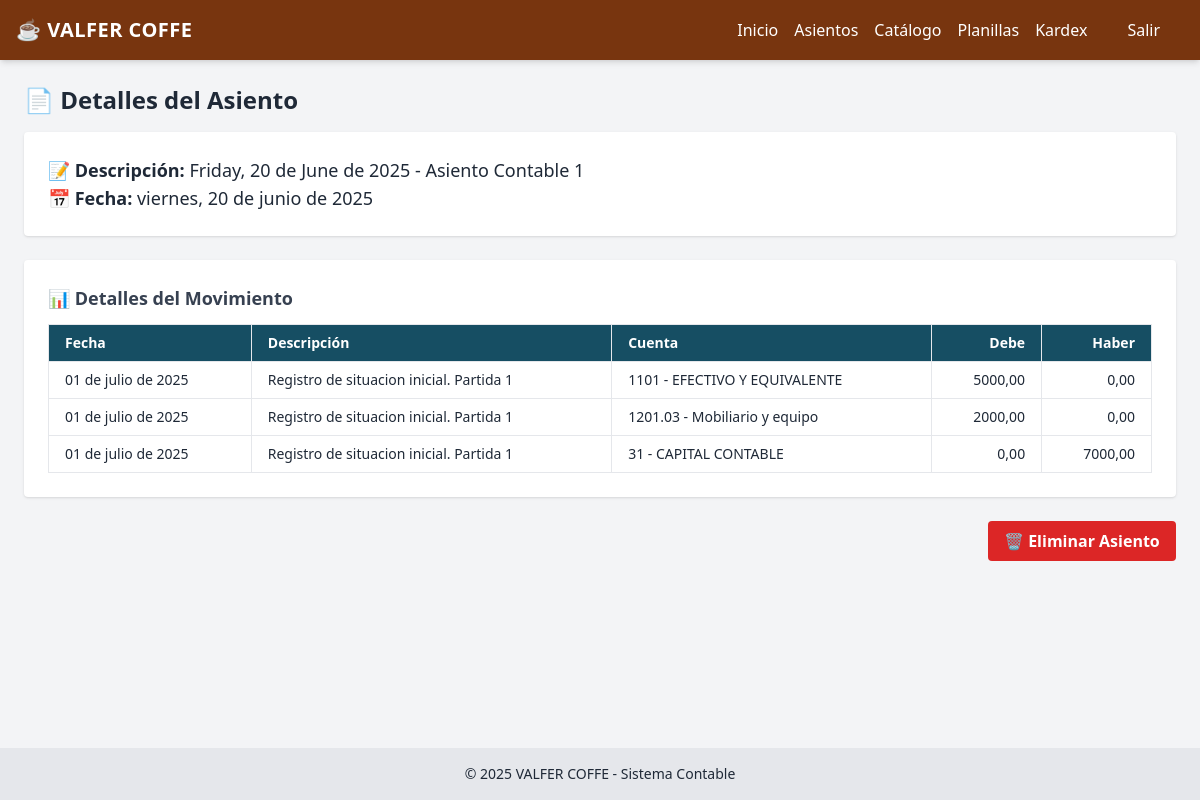
The page /asientos/2/ on the database as committed earlier.
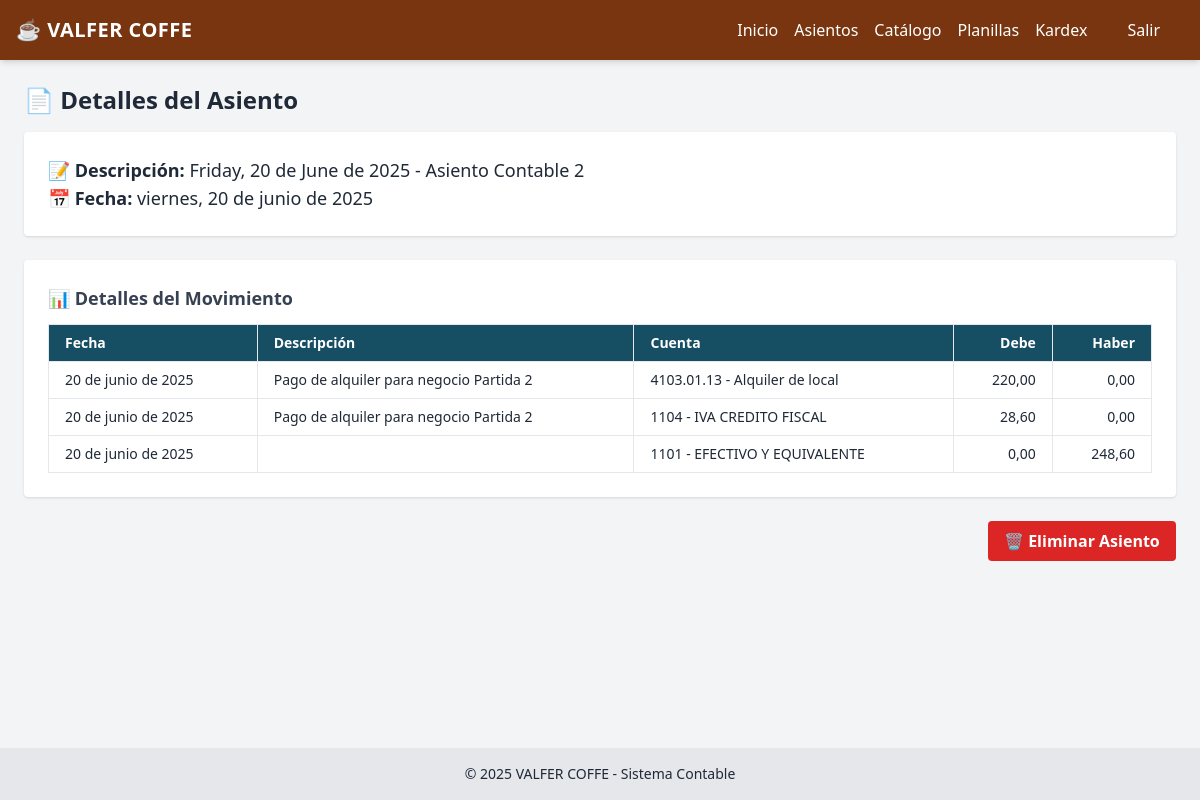
The same page on the database as committed later.
### contabilidad/models.py (models this page shows, shortened)
class AsientoContable(models.Model):
    fecha = models.DateField()
    descripcion = models.TextField()
    creado_en = models.DateTimeField(auto_now_add=True)

class DetalleAsiento(models.Model):
    asiento = models.ForeignKey(AsientoContable, on_delete=models.CASCADE)
    fecha = models.DateField(null=True, blank=True)
    descripcion = models.CharField(max_length=255, blank=True)
    cuenta = models.ForeignKey(CuentaContable, on_delete=models.CASCADE)
    debe = models.DecimalField(max_digits=12, decimal_places=2, default=0)
    haber = models.DecimalField(max_digits=12, decimal_places=2, default=0)

class CuentaContable(models.Model):
    codigo = models.CharField(max_length=20, unique=True)
    nombre = models.CharField(max_length=255)
    tipo = models.CharField(max_length=50, choices=TIPOS_CUENTA)
    nivel = models.IntegerField()
    padre = models.ForeignKey('self', null=True, blank=True, on_delete=models.CASCADE)
    def __str__(self):
        return f"{self.codigo} - {self.nombre}"

### contabilidad/views.py (the view)
# urls.py: path('asientos/<int:asiento_id>/', views.ver_asiento, name='ver_asiento'),
def ver_asiento(request, asiento_id):
    asiento = get_object_or_404(AsientoContable, pk=asiento_id)
    detalles = asiento.detalleasiento_set.all()
    return render(request, 'contabilidad/ver_asiento.html', {'asiento': asiento, 'detalles': detalles})

### contabilidad/templates/contabilidad/ver_asiento.html (shortened to what this page needs)
{% extends 'contabilidad/base.html' %}
{% block content %}
  <h2 class="text-2xl font-semibold mb-4">📄 Detalles del Asiento</h2>
  <div class="bg-white shadow rounded p-6 mb-6">
    <p class="text-lg text-gray-800"><strong>📝 Descripción:</strong> {{ asiento.descripcion }}</p>
    <p class="text-lg text-gray-800"><strong>📅 Fecha:</strong> {{ asiento.fecha|date:"l, j \d\e F \d\e Y" }}</p>
  </div>
  <div class="bg-white shadow rounded p-6 mb-6">
    <h3 class="text-lg font-semibold mb-3 text-gray-700">📊 Detalles del Movimiento</h3>
    <div class="overflow-x-auto">
      <table class="min-w-full text-sm text-left border">
        <thead class="bg-cyan-900 text-white">
          <tr>
            <th class="border px-4 py-2">Fecha</th>
            <th class="border px-4 py-2">Descripción</th>
            <th class="border px-4 py-2">Cuenta</th>
            <th class="border px-4 py-2 text-right">Debe</th>
            <th class="border px-4 py-2 text-right">Haber</th>
          </tr>
        </thead>
        <tbody>
          {% for detalle in detalles %}
            <tr class="border-t hover:bg-gray-50">
              <td class="border px-4 py-2">{{ detalle.fecha|date:"d \d\e F \d\e Y" }}</td>
              <td class="border px-4 py-2">{{ detalle.descripcion }}</td>
              <td class="border px-4 py-2">{{ detalle.cuenta }}</td>
              <td class="border px-4 py-2 text-right">{{ detalle.debe|floatformat:2 }}</td>
              <td class="border px-4 py-2 text-right">{{ detalle.haber|floatformat:2 }}</td>
            </tr>
          {% endfor %}
        </tbody>
      </table>
    </div>
  </div>
  <div class="text-right">
    <button id="btnEliminar" class="bg-red-600 hover:bg-red-700 text-white font-bold py-2 px-4 rounded transition duration-300 ease-in-out animate__animated animate__pulse">🗑️ Eliminar Asiento</button>
  </div>
  <link rel="stylesheet" href="https://cdnjs.cloudflare.com/ajax/libs/animate.css/4.1.1/animate.min.css"/>
{% endblock %}

### contabilidad/templates/contabilidad/base.html (shortened to what this page needs)
<!DOCTYPE html>
<html lang="es">
<head>
    <script src="https://cdn.tailwindcss.com"></script>
</head>
<body class="bg-gray-100 text-gray-800 font-sans min-h-screen flex flex-col">
    <nav class="bg-amber-900 text-white shadow-md">
        <div class="max-w-7xl mx-auto px-4 py-4 flex justify-between items-center">
            <h1 class="text-xl font-bold tracking-wide">☕ VALFER COFFE</h1>
            <ul class="flex flex-wrap gap-4">
                <li><a href="/" class="hover:underline">Inicio</a></li>
                <li><a href="/asientos/" class="hover:underline">Asientos</a></li>
                <li><a href="/catalogo/" class="hover:underline">Catálogo</a></li>
                <li><a href="/planillas/" class="hover:underline">Planillas</a></li>
                <li><a href="/kardex/" class="hover:underline">Kardex</a></li>
                <li><a href="{#}" class="hover:underline p-6">Salir</a></li>
            </ul>
        </div>
    </nav>
    <main class="p-6 max-w-screen-xl mx-auto flex-grow w-full">
        {% block content %}{% endblock %}
    </main>
    <footer class="bg-gray-200 text-center text-sm py-4 mt-10">
        © 2025 VALFER COFFE - Sistema Contable
    </footer>
</body>
</html>

Rows that differ between the two databases and show on the page:
changed AsientoContable: descripcion "Friday, 20 de June de 2025 - Asiento Contable 1" → "Friday, 20 de June de 2025 - Asiento Contable 2"
changed DetalleAsiento: fecha "01 de julio de 2025" → "20 de junio de 2025"; descripcion "Registro de situacion inicial. Partida 1" → "Pago de alquiler para negocio Partida 2"; cuenta "1101 - EFECTIVO Y EQUIVALENTE" → "4103.01.13 - Alquiler de local"; debe "5000,00" → "220,00"
changed DetalleAsiento: fecha "01 de julio de 2025" → "20 de junio de 2025"; descripcion "Registro de situacion inicial. Partida 1" → "Pago de alquiler para negocio Partida 2"; cuenta "1201.03 - Mobiliario y equipo" → "1104 - IVA CREDITO FISCAL"; debe "2000,00" → "28,60"
changed DetalleAsiento: fecha "01 de julio de 2025" → "20 de junio de 2025"; cuenta "31 - CAPITAL CONTABLE" → "1101 - EFECTIVO Y EQUIVALENTE"; haber "7000,00" → "248,60"; descripcion "Registro de situacion inicial. Partida 1" → (not shown)
